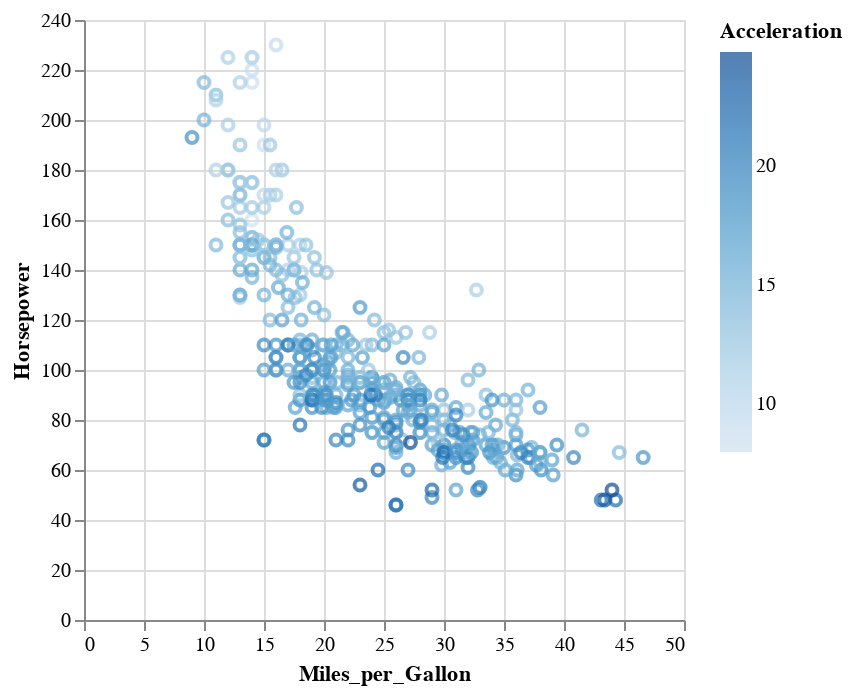

This figure's notebook cell:
### Markdown cell above
Обратите внимание, что когда мы используем категориальное значение (*categorical value*) для цвета, Altair выбирает соответствующую цветовую карту для категориальных данных.

Посмотрим, что происходит, когда мы используем непрерывное значение цвета (`Acceleration`):

### Code cell
alt.Chart(cars).mark_point().encode(
    x="Miles_per_Gallon", y="Horsepower", color="Acceleration"
)

### Figure 1 — Vega-Lite specification as saved in the notebook (floating-point values rounded to 4 significant figures; data arrays with more than 128 entries replaced by an {"elided": "..."} marker saying what was removed)
{"config": {"view": {"continuousWidth": 300, "continuousHeight": 300}}, "data": {"name": "data-583e73726c1545c56c203344161a975c"}, "mark": {"type": "point"}, "encoding": {"color": {"field": "Acceleration", "type": "quantitative"}, "x": {"field": "Miles_per_Gallon", "type": "quantitative"}, "y": {"field": "Horsepower", "type": "quantitative"}}, "$schema": "https://vega.github.io/schema/vega-lite/v6.1.0.json", "datasets": {"data-583e73726c1545c56c203344161a975c": {"elided": "406 records"}}}
